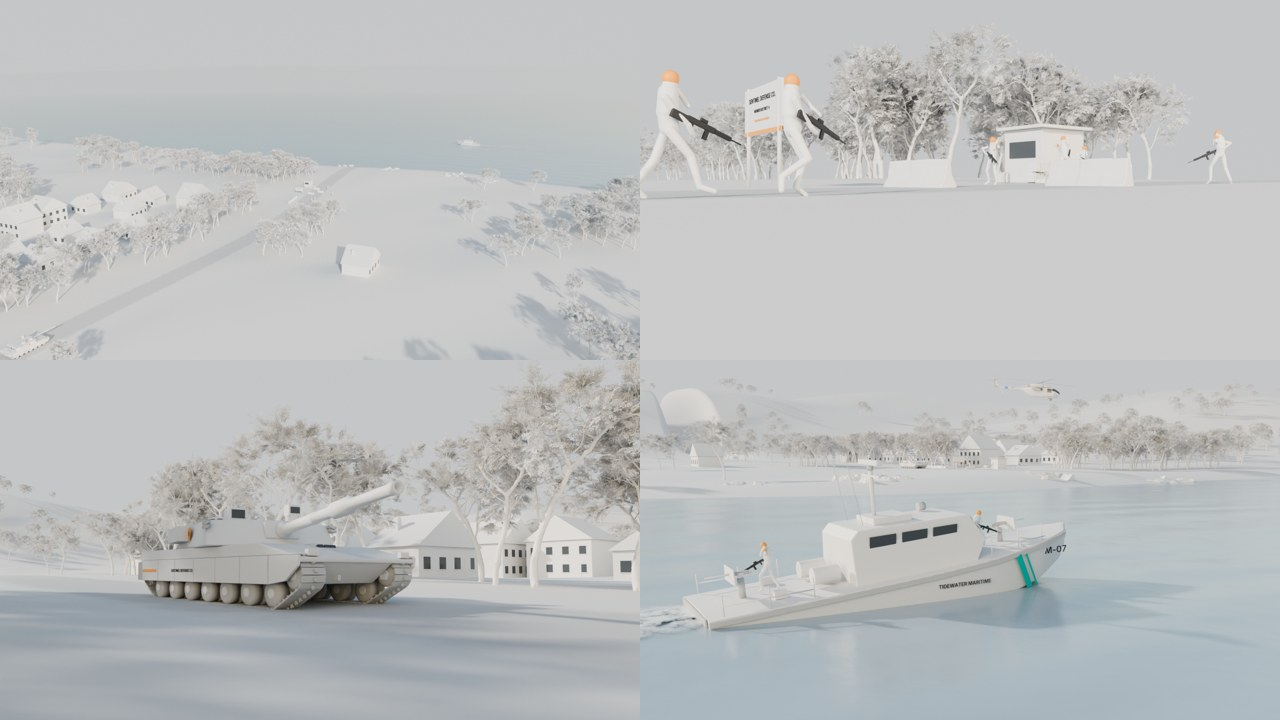
#> input picture freemarket_defense/style_tests/A_bright_white_overview.jpg, 1280 x 720 px, given in place of f_0001.png, which was not available
$ python assemble.py ../style_tests out.png
#> lines starting #> are read from the running program, lines starting #| are printed output that depends on the picture; pictures that were not available may be replaced by others from this repository, and a replacement may not be noted
"""Composite captions/title cards onto the rendered frames and encode the MP4.

python3 assemble.py [frames_dir] [out.mp4]
"""
import os
import sys
import subprocess
from PIL import Image, ImageDraw, ImageFont, ImageFilter

HERE = os.path.dirname(os.path.abspath(__file__))
FR = sys.argv[1] if len(sys.argv) > 1 else os.path.join(HERE, "..", "render", "frames")
OUT = sys.argv[2] if len(sys.argv) > 2 else os.path.join(HERE, "..", "render", "how_free_market_defense_could_work.mp4")
TMP = os.path.join(HERE, "..", "render", "comp")
os.makedirs(TMP, exist_ok=True)
W, H = 1280, 720
FPS = 24
F_BOLD = "/usr/share/fonts/opentype/inter/Inter-Bold.otf"
F_SEMI = "/usr/share/fonts/opentype/inter/Inter-SemiBold.otf"
F_REG = "/usr/share/fonts/opentype/inter/Inter-Regular.otf"
ACCENT = (240, 140, 40)

SHOTS = [  # (start, end, kicker, title, body)
    (1, 96, None, None, None),
    (97, 216, "01", "Residents choose a protector",
     "Households and businesses subscribe to competing defense agencies, paying for the protection they actually want."),
    (217, 360, "02", "Agencies compete on performance",
     "Price, readiness and reputation win customers. A failing agency loses them to a rival."),
    (361, 504, "03", "Specialists sell air cover",
     "Aviation firms contract helicopters to many agencies at once, so no single firm has to own everything."),
    (505, 624, "04", "Maritime firms guard the coast",
     "Coastal patrols are paid per contract by ports, shippers and their insurers."),
    (625, 768, "05", "Insurers make aggression expensive",
     "Defense insurers price risk and fund deterrence. An invader faces many independent, well-funded defenders, not one capital to capture."),
]
END_FRAMES = 84


def font(path, size):
    return ImageFont.truetype(path, size)


# [12 lines left out: function wrap, not called in this run]


def ramp(f, f0, f1, fade=10, delay=8):
    a = min((f - f0 - delay) / fade, (f1 - f) / fade)
    return max(0.0, min(1.0, a))


# [18 lines left out: function lower_third, not called in this run]


def title_card(img, a, sub=True):
    ov = Image.new("RGBA", (W, H), (0, 0, 0, 0))
    d = ImageDraw.Draw(ov)
    for y in range(H):
        t = abs(y - H * 0.5) / (H * 0.5)
        d.line([(0, y), (W, y)], fill=(0, 0, 0, int((70 + 60 * (1 - t)) * a)))
    f1, f2 = font(F_BOLD, 64), font(F_SEMI, 22)
    t1 = "How Free Market Defense"
    t2 = "Could Work"
    for i, t in enumerate((t1, t2)):
        w = d.textlength(t, font=f1)
        d.text(((W - w) / 2 + 2, 250 + i * 76 + 3), t, font=f1, fill=(0, 0, 0, int(120 * a)))
        d.text(((W - w) / 2, 250 + i * 76), t, font=f1, fill=(255, 255, 255, int(255 * a)))
    d.rectangle([W / 2 - 40, 418, W / 2 + 40, 422], fill=(*ACCENT, int(255 * a)))
    if sub:
        s = "A 3D THOUGHT EXPERIMENT"
        w = d.textlength(s, font=f2)
        d.text(((W - w) / 2, 440), s, font=f2, fill=(230, 230, 230, int(230 * a)))
    return Image.alpha_composite(img, ov)


# [18 lines left out: function end_card, not called in this run]


def vignette():
    v = Image.new("L", (W, H), 0)
#> v: PIL image 1280x720 L; every value is 0
    d = ImageDraw.Draw(v)
    for i in range(60):
        t = i / 60
        d.ellipse([-W * 0.25 + t * W * 0.25, -H * 0.3 + t * H * 0.3, W * 1.25 - t * W * 0.25, H * 1.3 - t * H * 0.3],
                  fill=int(255 * t))
    v = v.filter(ImageFilter.GaussianBlur(40))
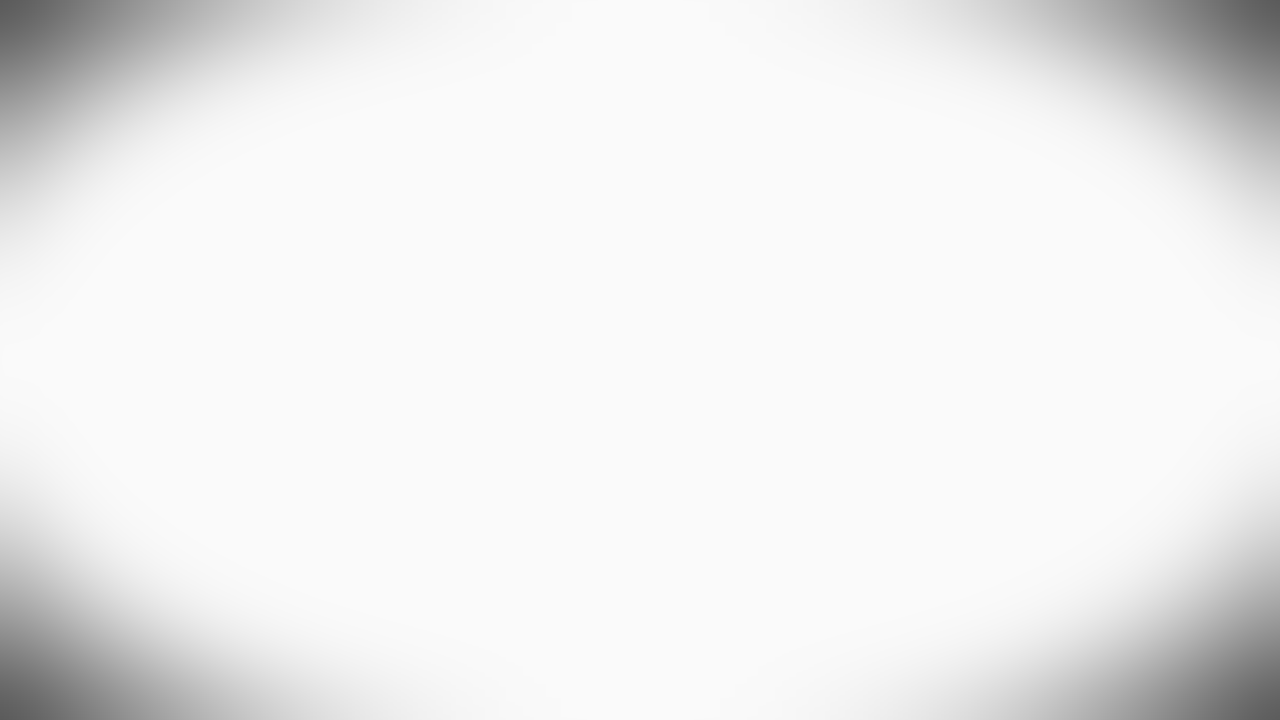
#> v: PIL image 1280x720 L; min 91, max 250, mean 237.3
    return v


VIG = vignette()
BLACK = Image.new("RGBA", (W, H), (0, 0, 0, 255))


def load(f):
#> called with f = 1
    p = os.path.join(FR, f"f_{f:04d}.png")
    im = Image.open(p).convert("RGB").resize((W, H), Image.LANCZOS)
#> im is the input picture: PIL image 1280x720 RGB; mean R, G, B 188.6, 190.7, 191.3
    dark = Image.eval(im, lambda c: int(c * 0.72))
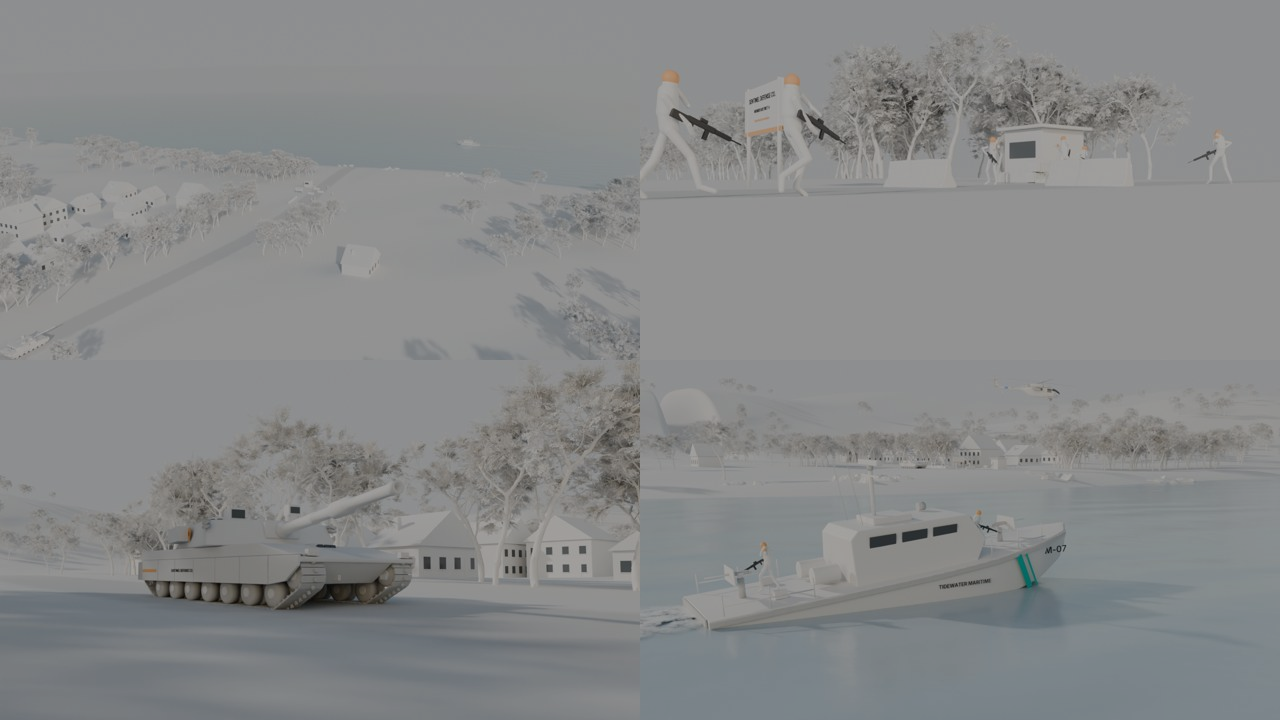
#> dark: PIL image 1280x720 RGB; mean R, G, B 135.2, 136.7, 137.3
    return Image.composite(im, dark, VIG).convert("RGBA")
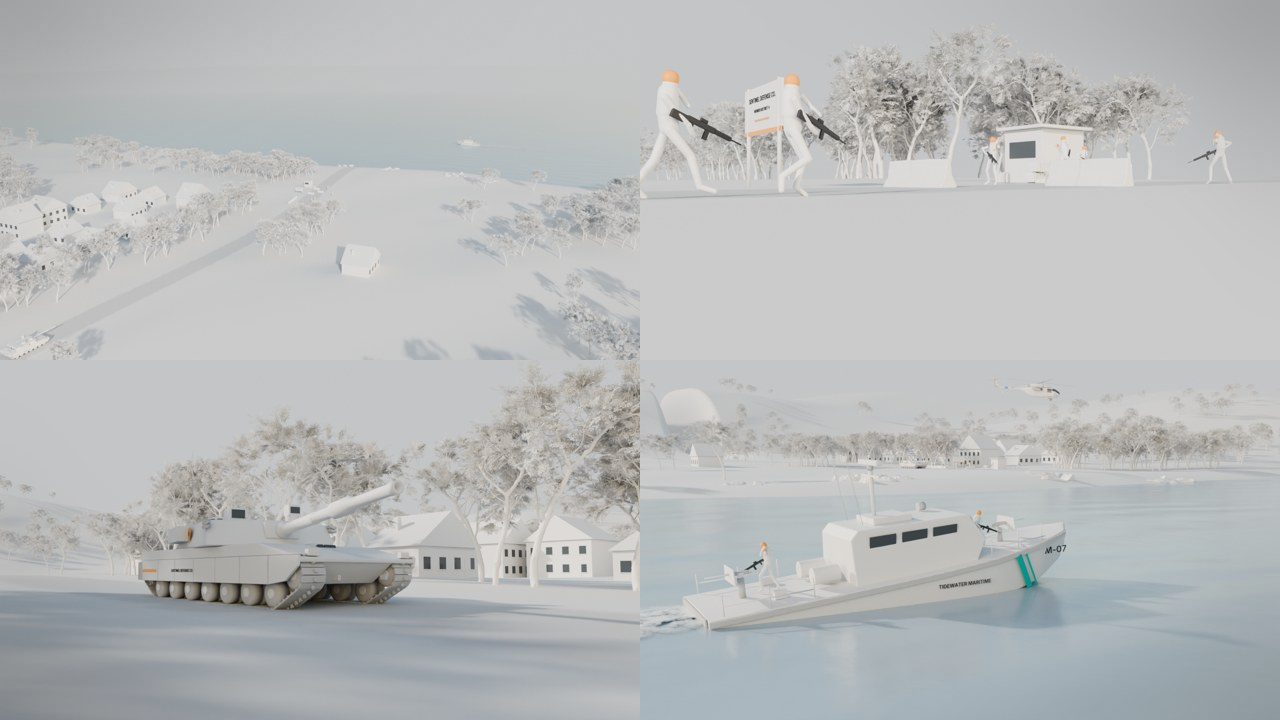
#> returned value: PIL image 1280x720 RGBA; mean R, G, B, A 185, 187, 187.6, 255


def main():
    n = 0
    last = None
    for (f0, f1, k, t, b) in SHOTS:
        for f in range(f0, f1 + 1):
            img = load(f)
            if k is None:
                img = title_card(img, ramp(f, f0, f1 + 6, 14, 10))
#> in title_card, `ov = Image.new("RGBA", (W, H), (0, 0, 0, 0))`: ov: PIL image 1280x720 RGBA; every value is 0
#> the loop in title_card, `for i, t in enumerate((t1, t2)):` made 2 passes
#> w on passes 1 to 2: 804.6, 365.9
#> in title_card, `w = d.textlength(s, font=f2)`: w = 316
            else:
                img = lower_third(img, k, t, b, ramp(f, f0, f1, 10, 10))
            # fade in from black at the very start
            if f < 13:
                img = Image.blend(BLACK, img, f / 13)
            img.convert("RGB").save(os.path.join(TMP, f"c_{n:05d}.jpg"), quality=95)
            n += 1
            last = f
    base = load(last).convert("RGB")
    for i in range(END_FRAMES):
        a = min(1.0, i / 16)
        img = end_card(base, a)
        if i > END_FRAMES - 14:
            img = Image.blend(img, BLACK, (i - (END_FRAMES - 14)) / 14)
        img.convert("RGB").save(os.path.join(TMP, f"c_{n:05d}.jpg"), quality=95)
        n += 1
    subprocess.check_call(["ffmpeg", "-y", "-loglevel", "error", "-framerate", str(FPS), "-i",
                           os.path.join(TMP, "c_%05d.jpg"), "-c:v", "libx264", "-preset", "slow", "-crf", "18",
                           "-pix_fmt", "yuv420p", "-movflags", "+faststart", OUT])
    print("wrote", OUT, n, "frames")


if __name__ == "__main__":
#> (the run stopped early here; a loop or call above may not have finished)

$ run again, on freemarket_defense/style_tests/C_soldiers_closeup_2.jpg
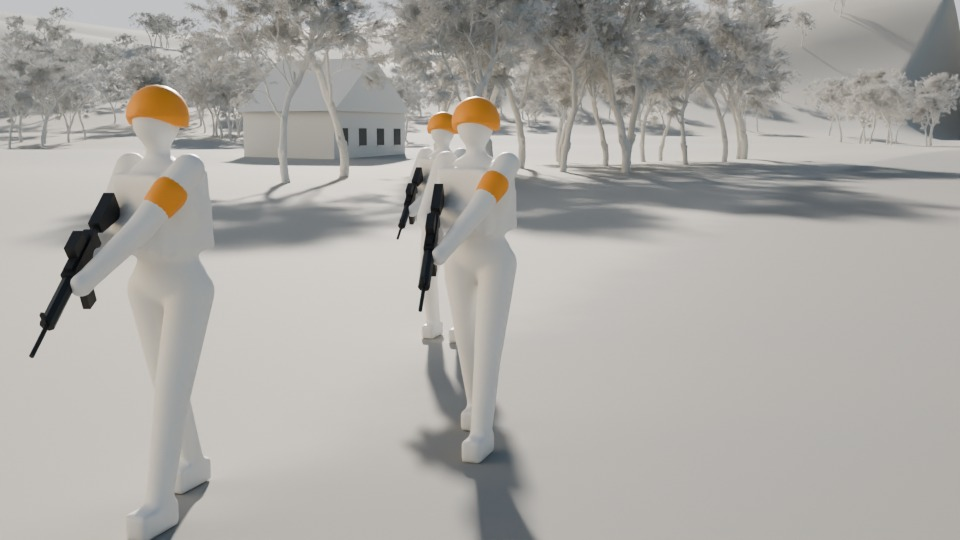
#> input picture freemarket_defense/style_tests/C_soldiers_closeup_2.jpg, 960 x 540 px, given in place of f_0001.png, which was not available
#> in load, `dark = Image.eval(im, lambda c: int(c * 0.72))`:
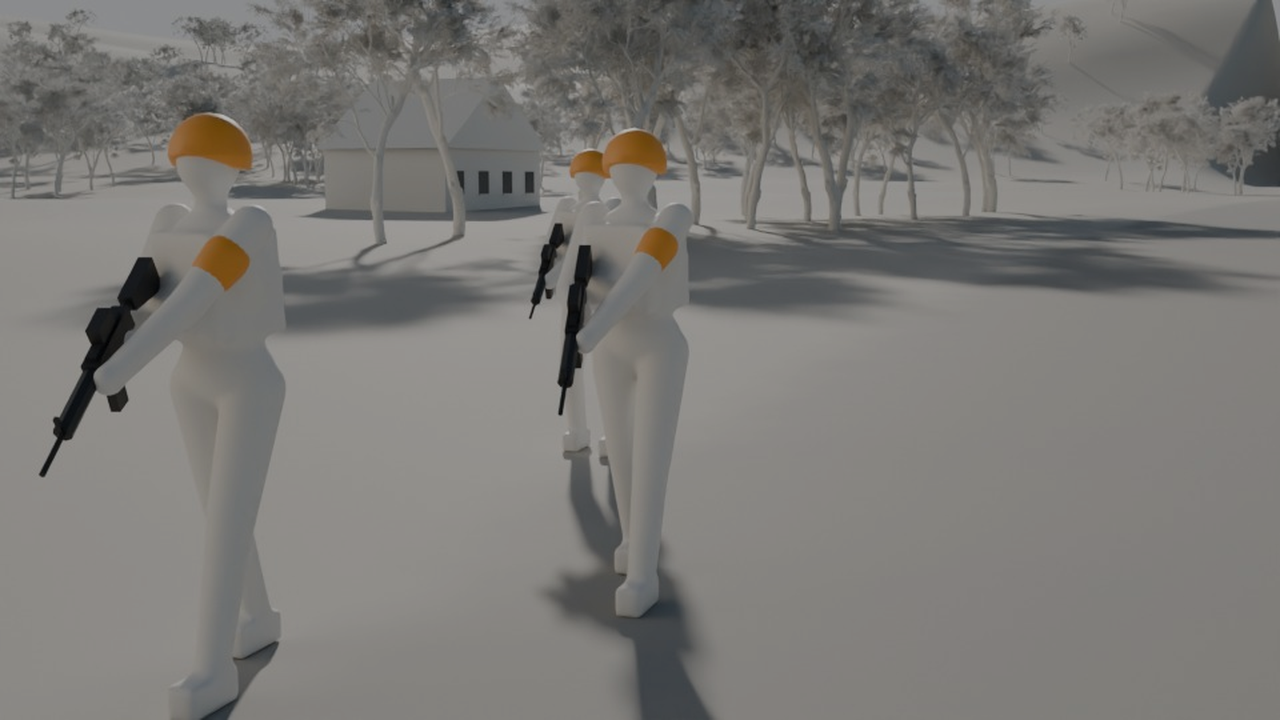
#> dark: PIL image 1280x720 RGB; mean R, G, B 122.4, 120.6, 117.4
#> ov: PIL image 1280x720 RGBA; every value is 0
#> the loop in title_card, `for i, t in enumerate((t1, t2)):` made 2 passes
#> w on passes 1 to 2: 804.6, 365.9
#> in title_card, `w = d.textlength(s, font=f2)`: w = 316
#> in main, `img = Image.blend(BLACK, img, f / 13)`:
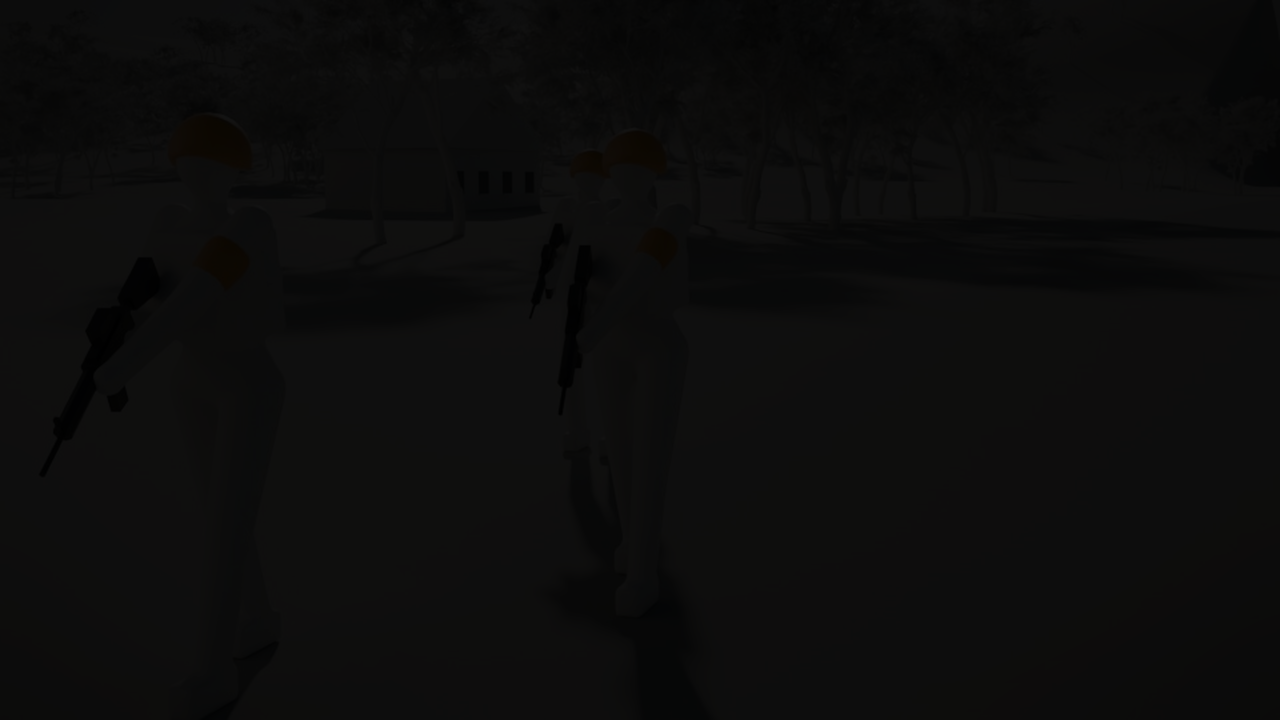
#> img: PIL image 1280x720 RGBA; mean R, G, B, A 12.4, 12.2, 11.9, 255
